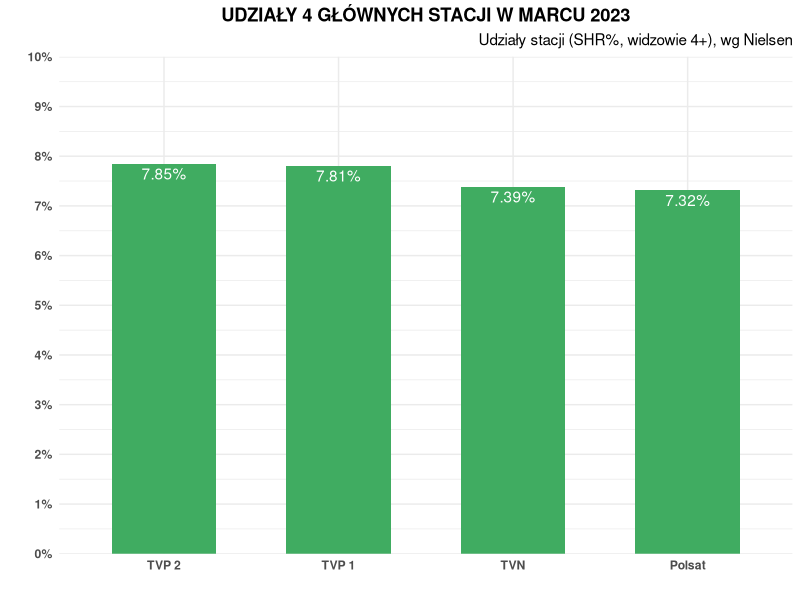

This chart was generated by the following R code:
## ---- chunk 1
knitr::opts_chunk$set(echo = TRUE)
## ---- chunk 2
options(stringsAsFactors=FALSE)

library(dplyr)
library(ggplot2)
library(forcats)
library(scales)
telewizja <- c("TVP 2", "TVP 1", "TVN", "Polsat")
ogladalnosc <- c("7.85", "7.81", "7.39", "7.32")
ogladalnosc <- as.numeric(ogladalnosc)
Udzialy4Stacji <- data.frame(telewizja, ogladalnosc)
## ---- chunk 3
wykres <- ggplot(Udzialy4Stacji, aes(x = reorder(telewizja, desc(ogladalnosc)), y = ogladalnosc)) +
  geom_col(width = 0.6, fill = "#40AC61") +
  scale_y_continuous(labels = number_format(suffix = "%"), expand = c(0,0, 0.1, 0.1), n.breaks = 10) +
  theme_minimal() +
  geom_text(aes(label = paste(ogladalnosc, "%", sep = "")), 
            nudge_y = -0.2, 
            colour = "white") +
  expand_limits(y = 9) + 
  labs(x = "",
       y = "",
       title = "UDZIAŁY 4 GŁÓWNYCH STACJI W MARCU 2023", 
       subtitle = "Udziały stacji (SHR%, widzowie 4+), wg Nielsen") +
  theme(plot.title = element_text(hjust = 0.5, face="bold" )) +
  theme(plot.subtitle = element_text(hjust = 1)) +
  theme(axis.text = element_text(face="bold"))
    
## ---- chunk 4
print(wykres)
